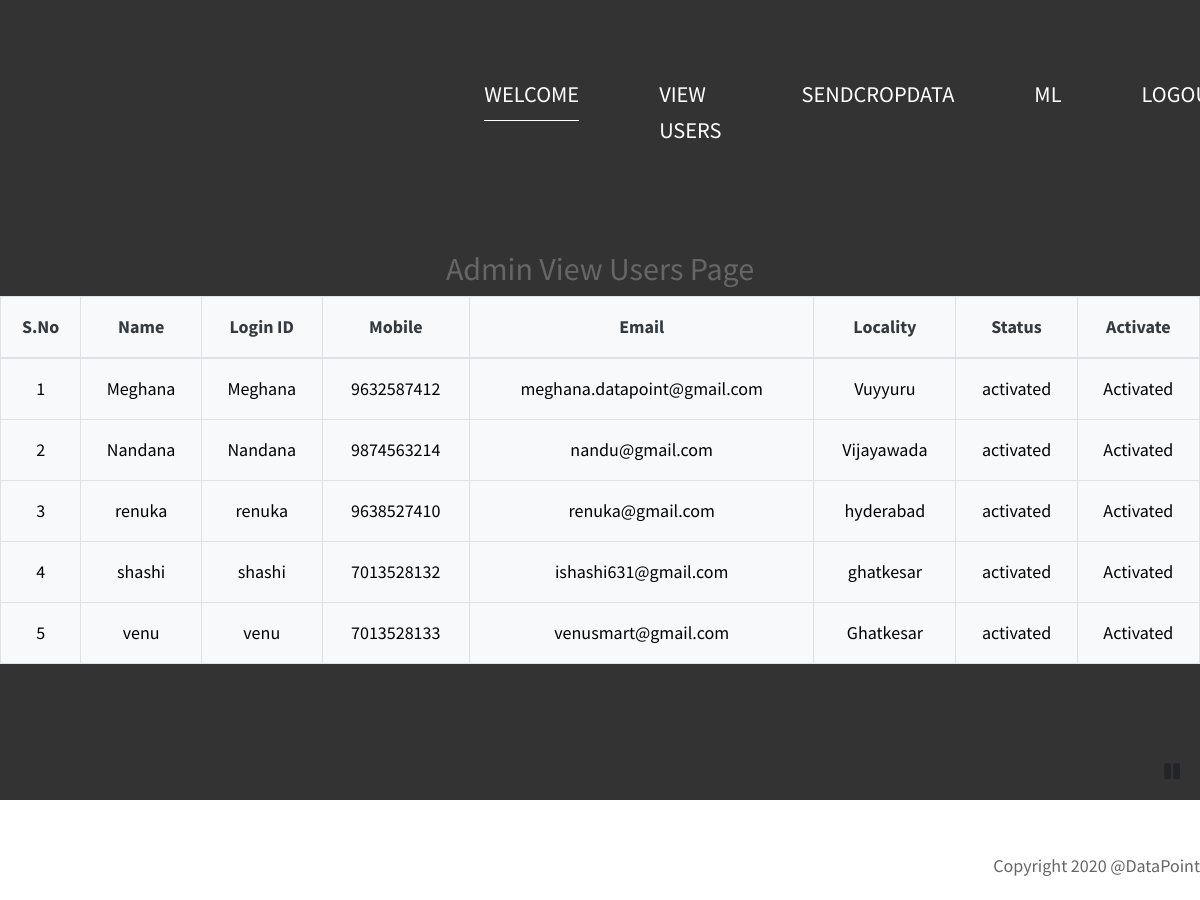
/AdminViewUsers/, run on the app's committed database.
### users/models.py (models this page shows, shortened)
class cropyieldUserRegistrationModel(models.Model):
    name = models.CharField(max_length=100)
    loginid = models.CharField(unique=True,max_length=100)
    password = models.CharField(max_length=100)
    mobile = models.CharField(max_length=100)
    email = models.CharField(max_length=100)
    locality = models.CharField(max_length=100)
    address = models.CharField(max_length=1000)
    city = models.CharField(max_length=100)
    state = models.CharField(max_length=100)
    status  = models.CharField(max_length=100)
    class Meta:
        db_table='cropyieldUsers'

### admins/views.py (the view)
# urls.py: path('AdminViewUsers/', admins.AdminViewUsers, name='AdminViewUsers'),
def AdminViewUsers(request):
    data = cropyieldUserRegistrationModel.objects.all()
    return render(request,'admins/AdminViewUsers.html',{'data':data})

### assets/templates/admins/AdminViewUsers.html (shortened to what this page needs)
{% extends 'adminbase.html' %}
{% load static %}
{% block contents %}
<div class="tm-welcome-container text-center text-white">
                <div class="tm-welcome-container-inner">
                     <h2>Admin View Users Page</h2>
 <table class="table table-bordered bg-light text-dark">
    <thead>
      <tr>
        <th>S.No</th>
        <th>Name</th>
        <th>Login ID</th>
        <th>Mobile</th>
        <th>Email</th>
        <th>Locality</th>
        <th>Status</th>
        <th>Activate</th>
      </tr>
    </thead>
    <tbody>
    {% for i in data %}
                                            <tr style="color: Black">
                                                <td>{{forloop.counter}}</td>
                                                <td>{{i.name}}</td>
                                                <td>{{i.loginid}}</td>
                                                <td>{{i.mobile}}</td>
                                                <td>{{i.email}}</td>
                                                <td>{{i.locality}}</td>
                                                <td>{{i.status}}</td>
                                                {% if i.status == 'waiting' %}
                                                <td><a class="btn-link" href="/AdminActivaUsers/?uid={{ i.id }}"
                                                       style="color:DARKBLUE">Activate</a></td>
                                                {% else %}
                                                <td> Activated</td>
                                                {% endif %}
                                            </tr>
                                            {% endfor %}
    </tbody>
  </table>
                </div>
            </div>
            <i id="tm-video-control-button" class="fas fa-pause"></i>
        </div>
{% endblock %}

### assets/templates/adminbase.html (shortened to what this page needs)
{% load static %}
<!DOCTYPE html>
<html lang="en">
<head>
    <link rel="stylesheet" href="{% static 'fontawesome/css/all.min.css' %}">
    <link rel="stylesheet" href="{% static 'css/bootstrap.min.css' %}">
    <link rel="stylesheet" href="{% static 'css/templatemo-video-catalog.css' %}">
</head>
<body>
    <div class="tm-page-wrap mx-auto">
        <div class="position-relative">
            <div class="position-absolute tm-site-header">
                <div class="container-fluid position-relative">
                    <div class="row">
                        <div class="col-7 col-md-4">
                        </div>
                        <div class="col-5 col-md-8 ml-auto mr-0">
                            <div class="tm-site-nav">
                                <nav class="navbar navbar-expand-lg mr-0 ml-auto" id="tm-main-nav">
                                    <div class="collapse navbar-collapse tm-nav" id="navbar-nav">
                                        <ul class="navbar-nav text-uppercase">
                                            <li class="nav-item active">
                                                <a class="nav-link tm-nav-link" href="{% url 'index' %}">WELCOME <span class="sr-only">(current)</span></a>
                                            </li>
                                            <li class="nav-item">
                                                <a class="nav-link tm-nav-link" href="{%url 'AdminViewUsers' %}">View Users</a>
                                            </li>
                                            <li class="nav-item">
                                                <a class="nav-link tm-nav-link" href="{%url 'Sendcropdata' %}">Sendcropdata</a>
                                            <li class="nav-item">
                                                <a class="nav-link tm-nav-link" href="{%url 'MLprocess' %}">ML</a>
                                            </li>
                                            <li class="nav-item">
                                                <a class="nav-link tm-nav-link" href="{%url 'UserRegister' %}">LOGOUT</a>
                                            </li>
                                        </ul>
                                    </div>
                                </nav>
                            </div>
                        </div>
                    </div>
                </div>
            </div>
{% block contents %}
            {% endblock %}
                <footer class="row pt-5">
                    <div class="col-12">
                        <p class="text-right">Copyright 2020 @DataPoint
                    </div>
                </footer>
            </div>
</body>
</html>

### assets/static/css/templatemo-video-catalog.css (style rules this page uses)
html { scroll-behavior: smooth; overflow-x: hidden; }
body { margin: 0; padding: 0; font-family: 'Source Sans Pro', sans-serif; font-size: 18px; line-height: 2em; overflow-x: hidden; }
a { transition: all 0.3s ease; color: #666; }
h2, p { color: #666666; }
.tm-site-header { position: absolute; z-index: 1000; width: 100%; top: 0; left: 0; padding: 40px; }
.tm-nav-link { color: white; font-size: 1.4rem; }
#tm-main-nav .nav-item .nav-link { border-bottom: 1px solid transparent; }
#tm-main-nav .nav-item.active .nav-link, #tm-main-nav .nav-item:hover .nav-link { border-bottom: 1px solid white; color: white; }
.tm-welcome-container { position: relative !important; width: 100% !important; min-height: 100vh !important; display: flex !important; justify-content: flex-start !important; padding-top: 150px !important; padding-bottom: 50px !important; flex-direction: column !important; z-index: 999 !important; }
.tm-welcome-container-inner { margin-top: 100px; }
#tm-video-control-button { position: absolute; bottom: 20px; right: 20px; z-index: 1000; }
@media (min-width: 992px) { #tm-main-nav .nav-item { margin: 20px 40px; } }
@media (min-width: 992px) { .navbar-expand-lg .navbar-nav .nav-link { padding: 8px 0px; } }
@media (min-width: 992px) { .navbar-expand-lg .navbar-collapse { justify-content: flex-end; } }

### data on the page
cropyieldUserRegistrationModel: name "Meghana", loginid "Meghana", mobile "9632587412", email "meghana.datapoint@gmail.com", locality "Vuyyuru", status "activated", shows "Activated"
cropyieldUserRegistrationModel: name "Nandana", loginid "Nandana", mobile "9874563214", email "nandu@gmail.com", locality "Vijayawada", status "activated", shows "Activated"
cropyieldUserRegistrationModel: name "renuka", loginid "renuka", mobile "9638527410", email "renuka@gmail.com", locality "hyderabad", status "activated", shows "Activated"
cropyieldUserRegistrationModel: name "shashi", loginid "shashi", mobile "7013528132", email "ishashi631@gmail.com", locality "ghatkesar", status "activated", shows "Activated"
cropyieldUserRegistrationModel: name "venu", loginid "venu", mobile "7013528133", email "venusmart@gmail.com", locality "Ghatkesar", status "activated", shows "Activated"
